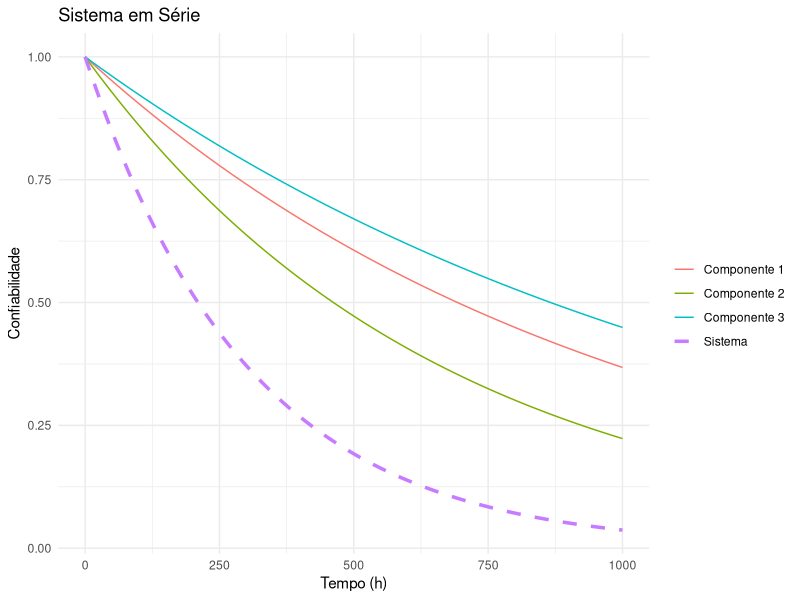
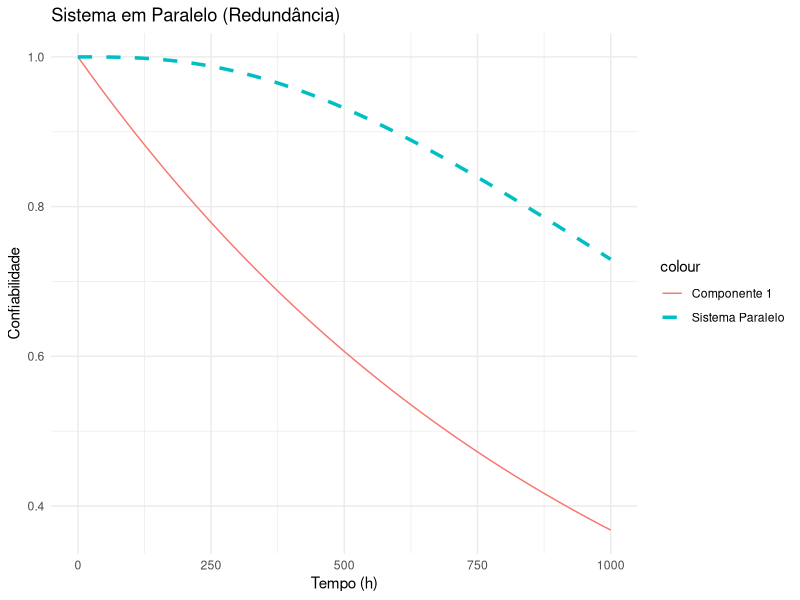
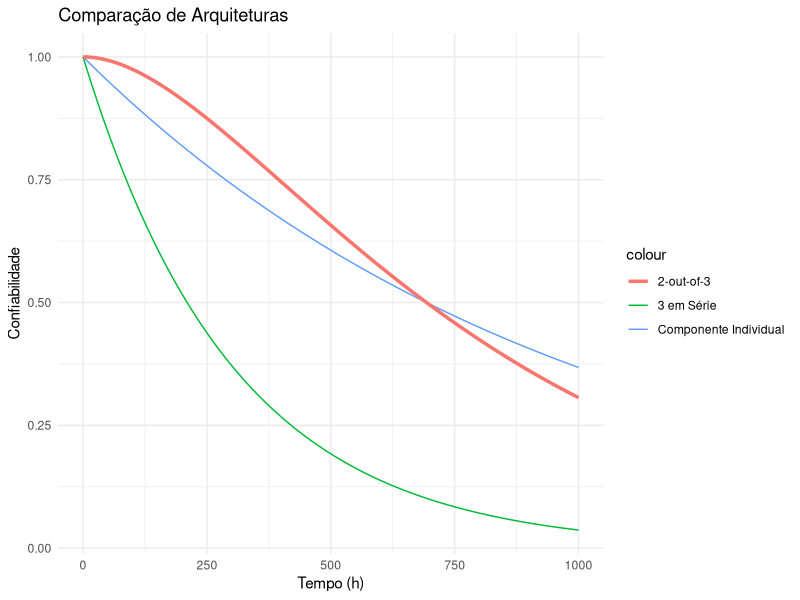

These charts were generated, in order, by the following R code:
## ---- chunk 1
#| label: sistema-serie
#| warning: false

library(tidyverse)

# Confiabilidades individuais
t <- seq(0, 1000, by = 10)
R1 <- exp(-0.001 * t)
R2 <- exp(-0.0015 * t)
R3 <- exp(-0.0008 * t)

# Sistema em série
R_serie <- R1 * R2 * R3

df <- data.frame(t, R1, R2, R3, R_serie)

ggplot(df) +
  geom_line(aes(t, R1, color = "Componente 1")) +
  geom_line(aes(t, R2, color = "Componente 2")) +
  geom_line(aes(t, R3, color = "Componente 3")) +
  geom_line(aes(t, R_serie, color = "Sistema"), linewidth = 1.2, linetype = "dashed") +
  labs(title = "Sistema em Série",
       x = "Tempo (h)", y = "Confiabilidade",
       color = "") +
  theme_minimal()
## ---- chunk 2
#| label: sistema-paralelo

# Sistema em paralelo (redundância)
R_paralelo <- 1 - (1 - R1) * (1 - R2) * (1 - R3)

df$R_paralelo <- R_paralelo

ggplot(df) +
  geom_line(aes(t, R1, color = "Componente 1")) +
  geom_line(aes(t, R_paralelo, color = "Sistema Paralelo"),
            linewidth = 1.2, linetype = "dashed") +
  labs(title = "Sistema em Paralelo (Redundância)",
       x = "Tempo (h)", y = "Confiabilidade") +
  theme_minimal()
## ---- chunk 3
#| label: k-out-of-n

# Assumindo componentes idênticos
R <- exp(-0.001 * t)
n <- 3
k <- 2

R_2of3 <- dbinom(2, n, R) + dbinom(3, n, R)

df$R_2of3 <- R_2of3

ggplot(df) +
  geom_line(aes(t, R, color = "Componente Individual")) +
  geom_line(aes(t, R_serie, color = "3 em Série")) +
  geom_line(aes(t, R_2of3, color = "2-out-of-3"), linewidth = 1.2) +
  labs(title = "Comparação de Arquiteturas",
       x = "Tempo (h)", y = "Confiabilidade") +
  theme_minimal()
## ---- chunk 4
#| label: fta-calculation

# Probabilidades de eventos básicos
P_E1 <- 0.01
P_E2 <- 0.02
P_E3 <- 0.015
P_E4 <- 0.01

# Gate OR
P_OR <- 1 - (1 - P_E1) * (1 - P_E2)

# Gate AND
P_AND <- P_E3 * P_E4

# TOP EVENT (OR dos gates)
P_TOP <- 1 - (1 - P_OR) * (1 - P_AND)

cat("Probabilidade do TOP EVENT:", P_TOP, "\n")
## ---- chunk 5
#| label: fmea-template

library(kableExtra)

fmea <- data.frame(
  Componente = c("Motor", "Rolamento", "Selo"),
  Modo_Falha = c("Superaquecimento", "Desgaste", "Vazamento"),
  Efeito = c("Parada", "Vibração", "Contaminação"),
  Severidade = c(10, 7, 5),
  Ocorrencia = c(3, 6, 8),
  Deteccao = c(5, 4, 6),
  RPN = c(150, 168, 240)
) %>%
  arrange(desc(RPN))

kable(fmea, caption = "Análise FMEA") %>%
  kable_styling(bootstrap_options = c("striped", "hover")) %>%
  row_spec(which.max(fmea$RPN), bold = TRUE, color = "white", background = "red")
